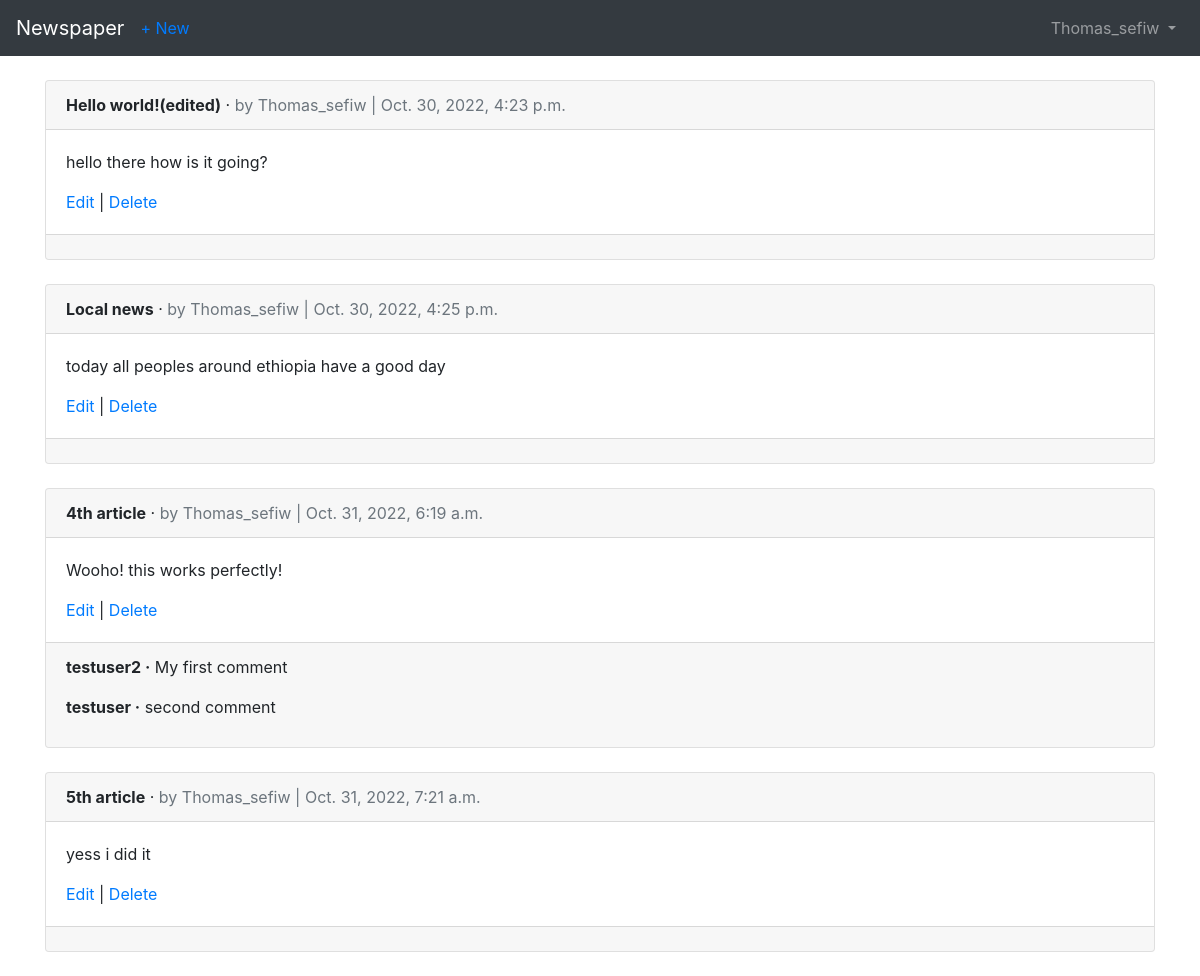
The page /articles/ (signed in) on the database its author committed.
### users/models.py (models this page shows)
class CustomUser(AbstractUser):
    age = models.PositiveIntegerField(null=True, blank=True)

### articles/models.py (models this page shows, shortened)
class Article(models.Model):
    title = models.CharField(max_length=255)
    body = models.TextField()
    date = models.DateTimeField(auto_now_add=True)
    author = models.ForeignKey(
        get_user_model(),
        on_delete=models.CASCADE,
    )

class Comment(models.Model):
    article = models.ForeignKey(Article, on_delete=models.CASCADE, related_name="comments")
    comment = models.CharField(max_length=250)
    author = models.ForeignKey(
        get_user_model(),
        on_delete=models.CASCADE,
    )
    def __str__(self):
        return self.comment

### articles/views.py (the view)
# urls.py: path("", ArticleListView.as_view(), name="article_list")
class ArticleListView(LoginRequiredMixin, ListView):
    model = Article
    template_name = "article_list.html"
    login_url = "login"

### templates/article_list.html (shortened to what this page needs)
{% extends "base.html" %}
{% block content %}
    {% for article in object_list %}
    <div class="card">
        <div class="card-header">
        <span class="font-weight-bold">{{ article.title }}</span> &middot;
        <span class="text-muted">by {{ article.author }} |
        {{ article.date }}</span>
        </div>
        <div class="card-body">
            <p>{{ article.body }}</p>
            <a href="{% url 'article_edit' article.pk %}">Edit</a> |
            <a href="{% url 'article_delete' article.pk %}">Delete</a>
        </div>
        <div class="card-footer">
            {% for comment in article.comments.all %}
            <p>
                <span class="font-weight-bold">{{ comment.author }} &middot;</span>
                {{ comment }}
            </p>
             {% endfor %}
        </div>
    </div>
    <br />
    {% endfor %}
    {% endblock content %}

### templates/base.html (shortened to what this page needs)
<!doctype html>
<html lang="en">
    <head>
        <link rel="stylesheet"
        href="https://cdn.jsdelivr.net/npm/bootstrap@4.3.1/dist/css/bootstrap.min.css"
>
    </head>
    <body>
        <nav class="navbar navbar-expand-md navbar-dark bg-dark mb-4">
          <a class="navbar-brand" href="{% url 'home' %}">Newspaper</a>
           {% if user.is_authenticated %}
             <ul class="navbar-nav mr-auto">
             <li class="nav-item"><a href="{% url 'article_new' %}">+ New</a></li>
             </ul>
           {% endif %}
            <div class="collapse navbar-collapse" id="navbarCollapse">
                {% if user.is_authenticated %}
                  <ul class="navbar-nav ml-auto">
                    <li class="nav-item">
                        <a class="nav-link dropdown-toggle" href="#" id="userMenu"
                           data-toggle="dropdown" aria-haspopup="true"
                           aria-expanded="false">
                           {{ user.username }}
                        </a>
                    </li>
                </ul>
              {% endif %}
            </div>
        </nav>
         <div class="container">
            {% block content %}
            {% endblock content %}
         </div>
        </body>
    </html>

### rows shown on the page
CustomUser: username "Thomas_sefiw"
Article: title "Hello world!(edited)", author "Thomas_sefiw", date "Oct. 30, 2022, 4:23 p.m.", body "hello there how is it going?"
Article: title "Local news", author "Thomas_sefiw", date "Oct. 30, 2022, 4:25 p.m.", body "today all peoples around ethiopia have a good day"
Article: title "4th article", author "Thomas_sefiw", date "Oct. 31, 2022, 6:19 a.m.", body "Wooho! this works perfectly!"
Comment: author "testuser2", comment "My first comment"
Comment: author "testuser", comment "second comment"
Article: title "5th article", author "Thomas_sefiw", date "Oct. 31, 2022, 7:21 a.m.", body "yess i did it"
